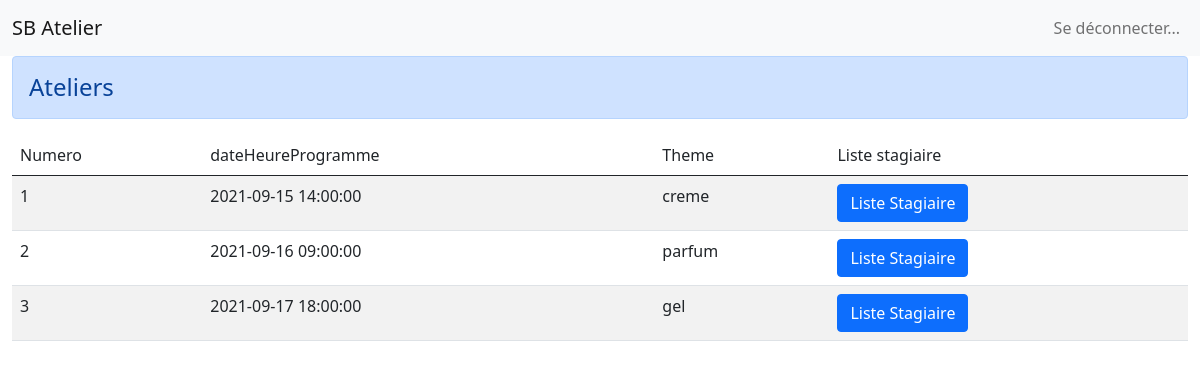
/vues/vue-liste-ateliers.php, run on the app's committed database.
### tables this page shows
create table Atelier (
	numero int not null,
	numeroResponsable int not null,
	dateEnregistrement date,
	dateHeureProgramme datetime,
	duree time,
	nbPlace int,
	theme varchar(50),
	primary key(numero),
	foreign key(numeroResponsable) references ResponsableAteliers(numero)
);

### vues/vue-liste-ateliers.php (the view, shortened to what this page needs)
<?php
$ateliers = $_POST['ateliers'];
try {
	$bd = new PDO(
		'mysql:host=localhost;dbname=sbateliers',
		'sanayabio',
		'sb2021'
	);
	$sql = 'select *'
		. 'from Atelier ';
	$st = $bd->prepare($sql);
	$st->execute();
	$ateliers = $st->fetchall();
} catch (PDOException $e) {
	session_unset();
	session_destroy();
	header('Location: ../vues/vue-connexion.php?echec=0');
}
?>
<!DOCTYPE html>
<html lang="fr">
<head>
	<link href="https://cdn.jsdelivr.net/npm/bootstrap@5.0.0-beta3/dist/css/bootstrap.min.css" rel="stylesheet">
</head>
<body>
	<nav class="navbar navbar-expand-lg navbar-light bg-light">
		<div class="container-fluid">
			<a class="navbar-brand" href="#">SB Atelier</a>
			<div class="collapse navbar-collapse" id="navbarSupportedContent">
				<ul class="nav navbar-nav me-auto mb-2 mb-lg-0">
					<li class="nav-item">
						<a class="nav-link" href="#"> </a>
					</li>
					<li class="nav-item">
						<a class="nav-link" href="#"> </a>
					</li>
					<li class="nav-item">
						<a class="nav-link" href="#"> </a>
					</li>
					<li class="nav-item">
						<a class="nav-link" href="#"> </a>
					</li>
					<li class="nav-item">
						<a class="nav-link" href="#"> </a>
					</li>
				</ul>
				<ul class="nav navbar-nav navbar-right">
					<li class="nav-item">
						<a class="nav-link" href="#"><?php echo $_SESSION['prenom'] . ' ' . $_SESSION['nom'] ?></a>
					</li>
					<li class="nav-item">
						<a class="nav-link" href="../controleurs/ctrl-deconnecter.php">Se déconnecter...</a>
					</li>
				</ul>
			</div>
		</div>
	</nav>
	<div class="container-fluid">
		<h4 class="alert alert-primary" role="alert">
			Ateliers
		</h4>
		<table class="table table-striped">
			<thead>
				<tr>
					<td>Numero</td>
					<td>dateHeureProgramme</td>
					<td>Theme</td>
					<td>Liste stagiaire</td>
				</tr>
			</thead>
			<tbody>
				<?php foreach ($ateliers as $atelier) { ?>
					<tr>
						<td><?php echo $atelier['numero']; ?></td>
						<td><?php echo $atelier['dateHeureProgramme']; ?></td>
						<td><?php echo $atelier['theme']; ?></td>
						<td><a class="btn btn-primary" href="<?php echo '../vues/vue-liste-stagiaires.php?atelier=' . $atelier['numero']; ?>"> Liste Stagiaire </a></td>
					</tr>
				<?php } ?>
			</tbody>
		</table>
	</div>
</body>
</html>

### data on the page
atelier: numero "1", dateHeureProgramme "2021-09-15 14:00:00", theme "creme"
atelier: numero "2", dateHeureProgramme "2021-09-16 09:00:00", theme "parfum"
atelier: numero "3", dateHeureProgramme "2021-09-17 18:00:00", theme "gel"
